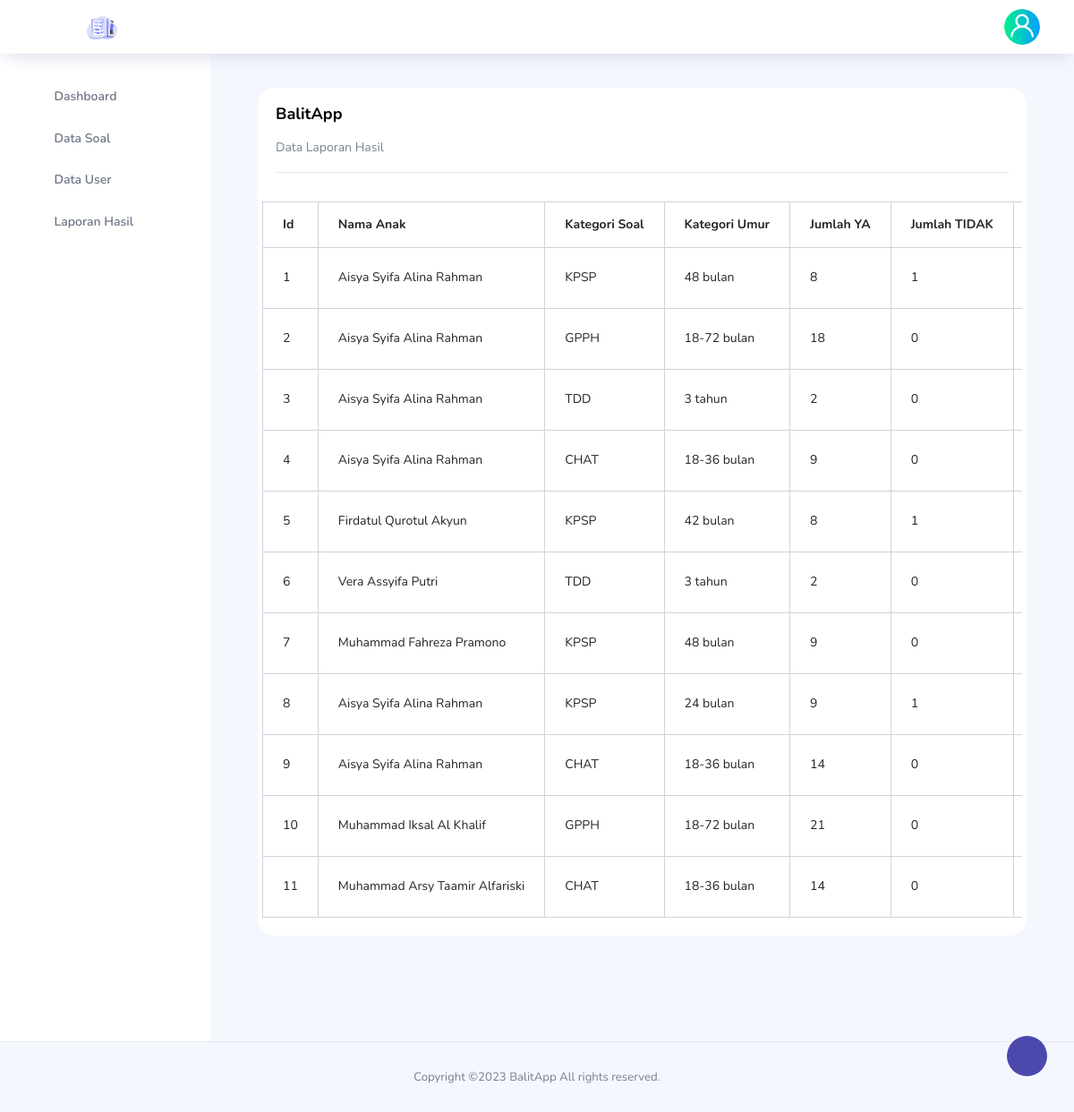
Page /index.php/hasil on the committed database.
### tables this page shows
CREATE TABLE `tb_hasil` (
  `id` int(11) NOT NULL,
  `id_user` int(11) NOT NULL,
  `id_kategori` int(11) NOT NULL,
  `id_umur` int(11) NOT NULL,
  `jumlah_ya` varchar(50) NOT NULL,
  `jumlah_tidak` varchar(50) NOT NULL,
  `hasil` varchar(100) NOT NULL,
  `saran` varchar(500) NOT NULL,
  `tgl_tes` date NOT NULL
);

CREATE TABLE `user` (
  `id` int(11) NOT NULL,
  `username` varchar(50) DEFAULT NULL,
  `nama_anak` varchar(50) NOT NULL,
  `jenis_kelamin` varchar(50) NOT NULL,
  `tempat_lahir` varchar(50) NOT NULL,
  `tgl_lahir` varchar(50) NOT NULL,
  `nama_ibu` varchar(50) NOT NULL,
  `telepone` varchar(50) NOT NULL,
  `password` varchar(500) NOT NULL
);

CREATE TABLE `tb_kategori_soal` (
  `id` int(11) NOT NULL,
  `id_modul` int(11) NOT NULL,
  `nama_kategori` varchar(50) NOT NULL
);

CREATE TABLE `tb_umur` (
  `id` int(11) NOT NULL,
  `umur` varchar(50) NOT NULL
);

### application/controllers/hasil.php (called while the page is built, shortened)
<?php
class Hasil Extends CI_Controller{
    public function __construct()
    {
        $this->load->model('m_hasil');
    }
    public function index()
    {
        $isi['content'] = 'hasil/v_hasil';
        $isi['data'] = $this->db->get('tb_hasil')->result();
        $isi['data'] = $this->m_hasil->get_data_hasil();
        $this->load->view('v_dashboard', $isi);
    }
}

### index.php (called while the page is built, shortened)
<?php
require_once BASEPATH.'core/CodeIgniter.php';

### application/models/m_hasil.php (called while the page is built, shortened)
<?php
class M_hasil extends CI_Model{
    public function get_data_hasil()
    {
        $this->db->select('*');
        $this->db->from('tb_hasil');
        $this->db->join('user', 'tb_hasil.id_user = user.id');
        $this->db->join('tb_kategori_soal', 'tb_hasil.id_kategori = tb_kategori_soal.id');
        $this->db->join('tb_umur', 'tb_hasil.id_umur = tb_umur.id');
        return $this->db->get();
    }
}

### application/views/hasil/v_hasil.php (the view, shortened to what this page needs)
<div class="container-fluid">
<div class="col-lg-16 grid-margin stretch-card"  style="margin-left:auto;margin-right:auto" >
              <div class="card">
                <div class="card-body">
                  <h3 class="card-title">BalitApp</h3>
                  <p class="card-description">
                    Data Laporan Hasil
                  </p>
                  <hr>
                  <div class="row">
                  <div class="table-responsive pt-3">
                    <table class="table table-bordered" id="dataTable" width="100%">
                      <thead>
                        <tr>
                          <th> Id</th>
                          <th> Nama Anak </th>
                          <th> Kategori Soal</th>
                          <th> Kategori Umur</th>
                          <th> Jumlah YA</th>
                          <th> Jumlah TIDAK</th>
                          <th> Status Hasil</th>
                        </tr>
                      </thead>
                            <tbody>
                                <?php
                                $no = 1;
                                foreach ($data->result() as $row) {?>
                                    <tr>
                                        <td><?= $no++; ?></td>
                                        <td><?= $row->nama_anak;?></td>
                                        <td><?= $row->nama_kategori;?></td>
                                        <td><?= $row->umur;?></td>
                                        <td><?= $row->jumlah_ya;?></td>
                                        <td><?= $row->jumlah_tidak;?></td>
                                        <td><?= $row->hasil;?></td>
                                    </tr>
                                <?php }
                                ?>
                            </tbody>
                    </table>
                  </div>
                </div>
              </div>

### rows in the picture
tb_hasil: id_user.nama_anak "Aisya Syifa Alina Rahman", id_kategori.nama_kategori "KPSP", id_umur.umur "48 bulan", jumlah_ya "8", jumlah_tidak "1"
tb_hasil: id_user.nama_anak "Aisya Syifa Alina Rahman", id_kategori.nama_kategori "GPPH", id_umur.umur "18-72 bulan", jumlah_ya "18", jumlah_tidak "0"
tb_hasil: id_user.nama_anak "Aisya Syifa Alina Rahman", id_kategori.nama_kategori "TDD", id_umur.umur "3 tahun", jumlah_ya "2", jumlah_tidak "0"
tb_hasil: id_user.nama_anak "Aisya Syifa Alina Rahman", id_kategori.nama_kategori "CHAT", id_umur.umur "18-36 bulan", jumlah_ya "9", jumlah_tidak "0"
tb_hasil: id_user.nama_anak "Firdatul Qurotul Akyun", id_kategori.nama_kategori "KPSP", id_umur.umur "42 bulan", jumlah_ya "8", jumlah_tidak "1"
tb_hasil: id_user.nama_anak "Vera Assyifa Putri", id_kategori.nama_kategori "TDD", id_umur.umur "3 tahun", jumlah_ya "2", jumlah_tidak "0"
tb_hasil: id_user.nama_anak "Muhammad Fahreza Pramono", id_kategori.nama_kategori "KPSP", id_umur.umur "48 bulan", jumlah_ya "9", jumlah_tidak "0"
tb_hasil: id_user.nama_anak "Aisya Syifa Alina Rahman", id_kategori.nama_kategori "KPSP", id_umur.umur "24 bulan", jumlah_ya "9", jumlah_tidak "1"
tb_hasil: id_user.nama_anak "Aisya Syifa Alina Rahman", id_kategori.nama_kategori "CHAT", id_umur.umur "18-36 bulan", jumlah_ya "14", jumlah_tidak "0"
tb_hasil: id_user.nama_anak "Muhammad Iksal Al Khalif", id_kategori.nama_kategori "GPPH", id_umur.umur "18-72 bulan", jumlah_ya "21", jumlah_tidak "0"
tb_hasil: id_user.nama_anak "Muhammad Arsy Taamir Alfariski", id_kategori.nama_kategori "CHAT", id_umur.umur "18-36 bulan", jumlah_ya "14", jumlah_tidak "0"
